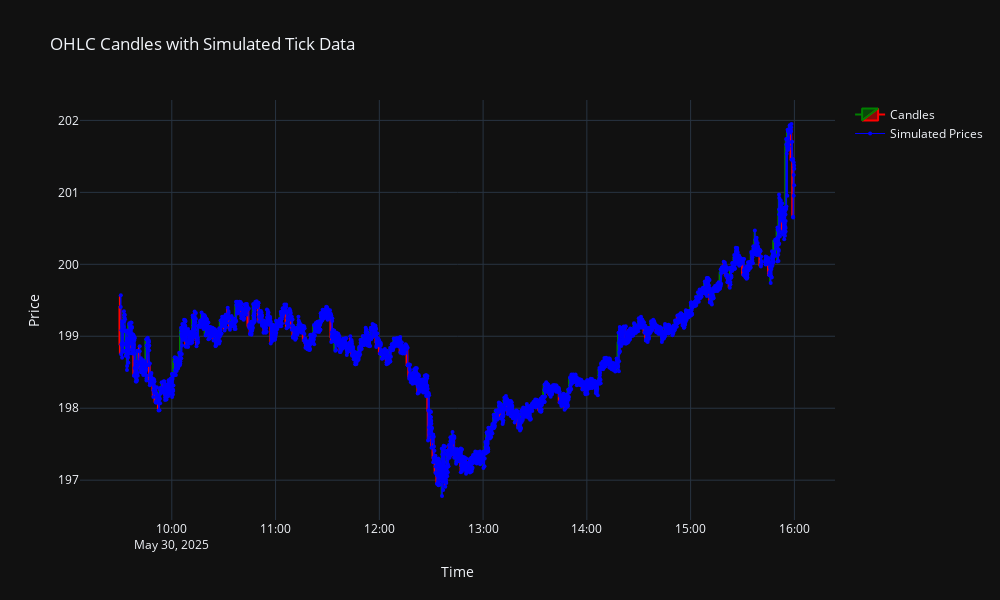

Write notebook code for a chart like this one.
### Code cell
plot_candles_with_price_stream(df, prices)

### Figure 1 — Plotly figure (JSON) as saved in the notebook; plotly's stock layout.template omitted (floating-point values rounded to 4 significant figures; data arrays with more than 128 entries replaced by an {"elided": "..."} marker saying what was removed)
{"data": [{"close": {"elided": "388 float values"}, "decreasing": {"line": {"color": "red"}}, "high": {"elided": "388 float values"}, "increasing": {"line": {"color": "green"}}, "low": {"elided": "388 float values"}, "name": "Candles", "open": {"elided": "388 float values"}, "type": "candlestick", "x": {"elided": "388 str values"}}, {"line": {"color": "blue", "width": 1}, "marker": {"size": 4}, "mode": "lines+markers", "name": "Simulated Prices", "type": "scatter", "x": {"elided": "3875 str values"}, "y": {"elided": "3875 float values"}}], "layout": {"height": 600, "title": {"text": "OHLC Candles with Simulated Tick Data"}, "width": 1000, "xaxis": {"rangeslider": {"visible": false}, "title": {"text": "Time"}}, "yaxis": {"title": {"text": "Price"}}}}
